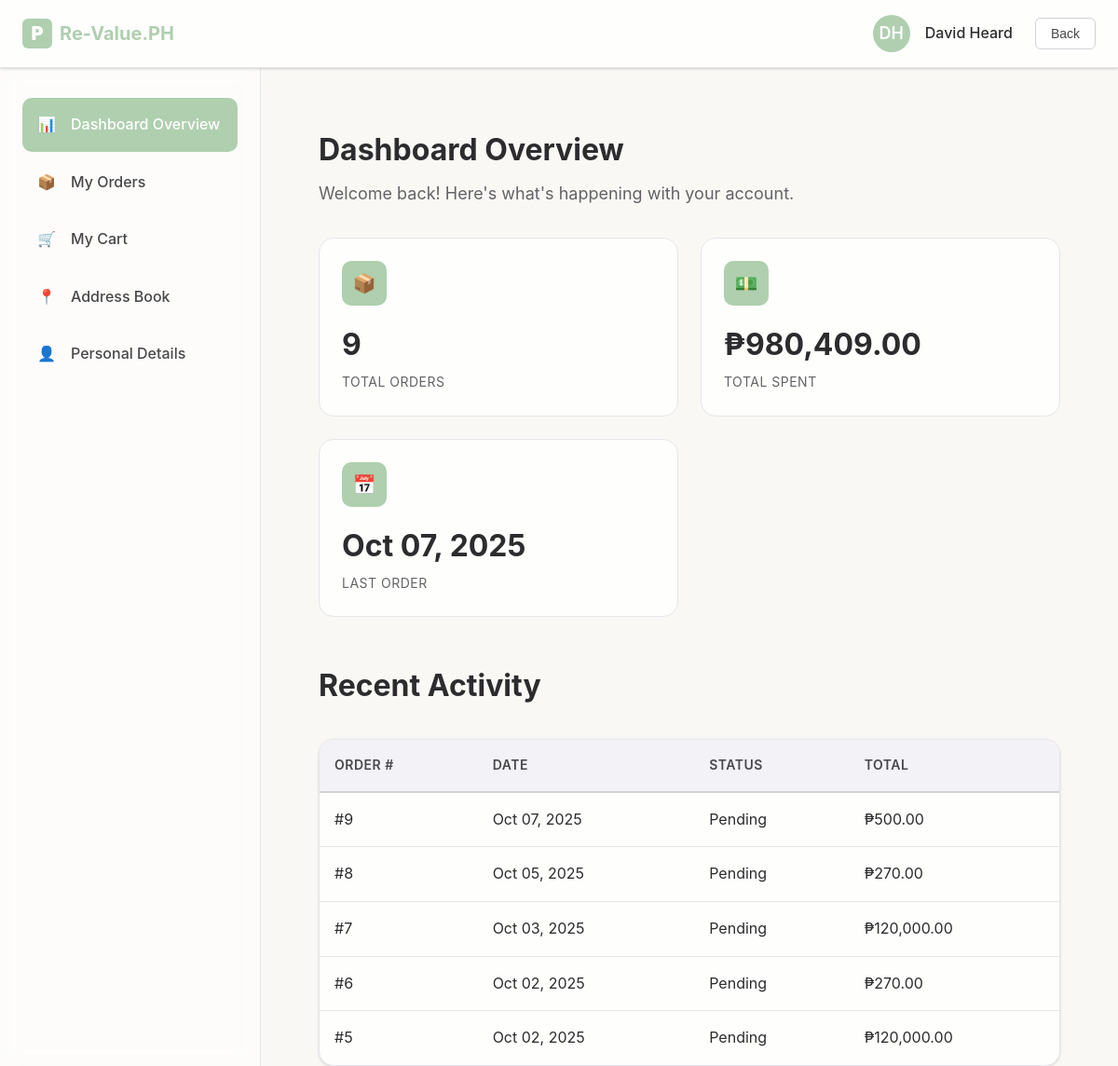
The page /userDashboard.php (signed in) on the database as committed earlier.
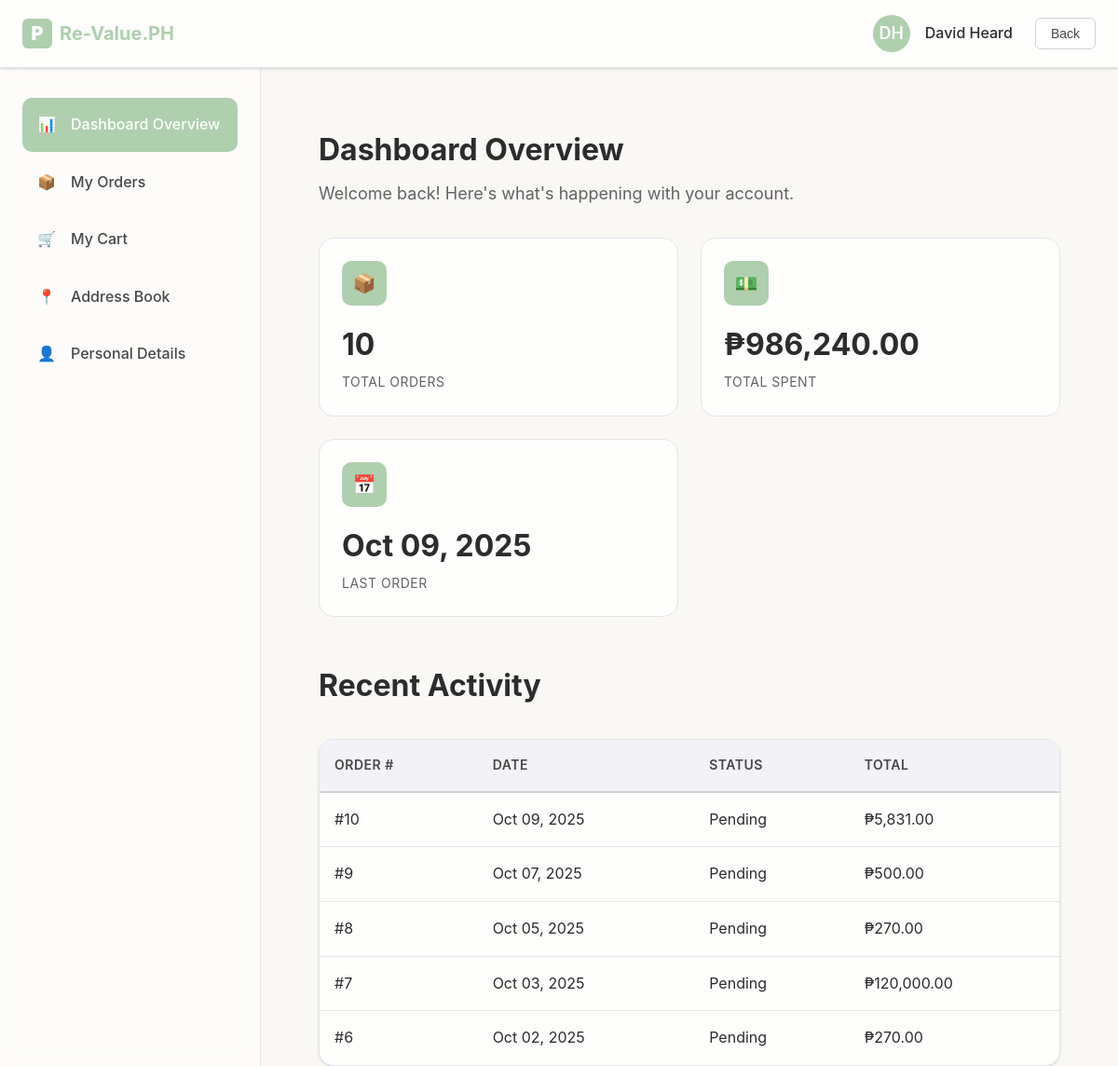
The same page on the database as committed later.
### tables this page shows
CREATE TABLE `orders` (
  `id` int(11) NOT NULL,
  `user_id` int(11) NOT NULL,
  `total_amount` decimal(10,2) NOT NULL,
  `order_date` timestamp NOT NULL DEFAULT current_timestamp(),
  `status` varchar(50) NOT NULL DEFAULT 'Pending',
  `payment_method` varchar(50) NOT NULL DEFAULT 'Cash on Delivery'
);

### userDashboard.php (the view, shortened to what the changed rows need)
<?php
include("db.php");
$user_id = $_SESSION['user_id'];
$totalOrdersQuery = $conn->prepare("SELECT COUNT(*) AS total_orders FROM orders WHERE user_id=?");
$totalOrdersQuery->bind_param("i", $user_id);
$totalOrdersQuery->execute();
$totalOrders = $totalOrdersQuery->get_result()->fetch_assoc()['total_orders'];
$totalSpentQuery = $conn->prepare("SELECT SUM(total_amount) AS total_spent FROM orders WHERE user_id=?");
$totalSpentQuery->bind_param("i", $user_id);
$totalSpentQuery->execute();
$totalSpent = $totalSpentQuery->get_result()->fetch_assoc()['total_spent'] ?? 0;
$lastOrderQuery = $conn->prepare("SELECT order_date FROM orders WHERE user_id=? ORDER BY order_date DESC LIMIT 1");
$lastOrderQuery->bind_param("i", $user_id);
$lastOrderQuery->execute();
$lastOrder = $lastOrderQuery->get_result()->fetch_assoc()['order_date'] ?? "No orders yet";
$recentOrdersQuery = $conn->prepare("SELECT * FROM orders WHERE user_id=? ORDER BY order_date DESC LIMIT 5");
$recentOrdersQuery->bind_param("i", $user_id);
$recentOrdersQuery->execute();
$recentOrders = $recentOrdersQuery->get_result();
?>
<!DOCTYPE html>
<html lang="en">
  <head>
    <link rel="stylesheet" href="user.css" />
  </head>
  <body>
    <div class="dashboard-container">
      <main class="main-content">
        <section id="overview" class="content-section active">
          <div class="section-header">
            <h1 class="section-title">Dashboard Overview</h1>
          </div>
          <div class="stats-grid">
            <div class="stat-card">
  <div class="stat-icon">📦</div>
  <div class="stat-value"><?= $totalOrders ?></div>
  <div class="stat-label">Total Orders</div>
</div>
<div class="stat-card">
  <div class="stat-icon">💵</div>
  <div class="stat-value">₱<?= number_format($totalSpent, 2) ?></div>
  <div class="stat-label">Total Spent</div>
</div>
<div class="stat-card">
  <div class="stat-icon">📅</div>
  <div class="stat-value">
    <?= ($lastOrder !== "No orders yet") ? date("M d, Y", strtotime($lastOrder)) : $lastOrder ?>
  </div>
  <div class="stat-label">Last Order</div>
</div>
          </div>
          <div class="section-header">
            <h2 class="section-title">Recent Activity</h2>
          </div>
          <div class="table-container">
            <table class="data-table">
              <thead>
                <tr>
                  <th>Order #</th>
                  <th>Date</th>
                  <th>Status</th>
                  <th>Total</th>
                </tr>
              </thead>
              <tbody id="recentOrdersTable">
  <?php if ($recentOrders->num_rows > 0): ?>
    <?php while ($order = $recentOrders->fetch_assoc()): ?>
      <tr>
        <td>#<?= $order['id'] ?></td>
        <td><?= date("M d, Y", strtotime($order['order_date'])) ?></td>
        <td><?= htmlspecialchars($order['status']) ?></td>
        <td>₱<?= number_format($order['total_amount'], 2) ?></td>
      </tr>
    <?php endwhile; ?>
  <?php else: ?>
    <tr><td colspan="4">No recent orders.</td></tr>
  <?php endif; ?>
</tbody>
            </table>
          </div>
        </section>
      </main>
    </div>
  </body>
</html>

Rows that differ between the two databases and show on the page:
no longer on this page (row unchanged): orders: id "5", order_date "Oct 02, 2025", status "Pending", total_amount "120,000.00"
added orders: order_date "Oct 09, 2025", id "10", status "Pending", total_amount "5,831.00"
Other text that changed with them:
$totalOrders: "9" → "10"
$totalSpent: "980,409.00" → "986,240.00"
date("M d, Y", strtotime($lastOrder)): "Oct 07, 2025" → "Oct 09, 2025"
